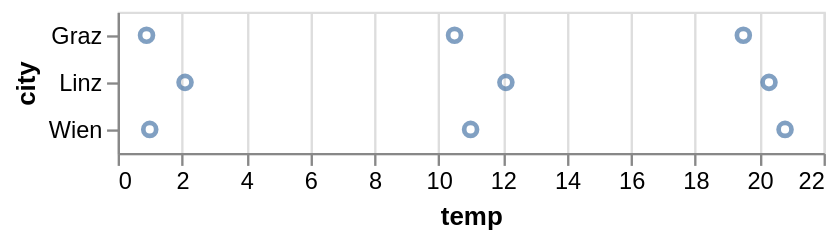

This figure's notebook cell:
### Markdown cell above
Die beiden Arten der Angabe von Kodierungen können auch kombiniert genutzt werden: `x='temp', alt.Y('city')` ist auch eine gültige Eingabe für die `encode`-Methode.

### Code cell
alt.Chart(df).mark_point().encode(
    alt.X('temp'),
    y='city'
)

### Figure 1 — Vega-Lite specification as saved in the notebook (floating-point values rounded to 4 significant figures)
{"config": {"view": {"continuousWidth": 300, "continuousHeight": 300}}, "data": {"name": "data-7f41ec7df670bb075c53817f719782ac"}, "mark": {"type": "point"}, "encoding": {"x": {"field": "temp", "type": "quantitative"}, "y": {"field": "city", "type": "nominal"}}, "$schema": "https://vega.github.io/schema/vega-lite/v6.4.1.json", "datasets": {"data-7f41ec7df670bb075c53817f719782ac": [{"city": "Linz", "month": "Apr", "temp": 12.1}, {"city": "Linz", "month": "Aug", "temp": 20.3}, {"city": "Linz", "month": "Dec", "temp": 2.1}, {"city": "Wien", "month": "Apr", "temp": 11.0}, {"city": "Wien", "month": "Aug", "temp": 20.8}, {"city": "Wien", "month": "Dec", "temp": 1.0}, {"city": "Graz", "month": "Apr", "temp": 10.5}, {"city": "Graz", "month": "Aug", "temp": 19.5}, {"city": "Graz", "month": "Dec", "temp": 0.9}]}}
